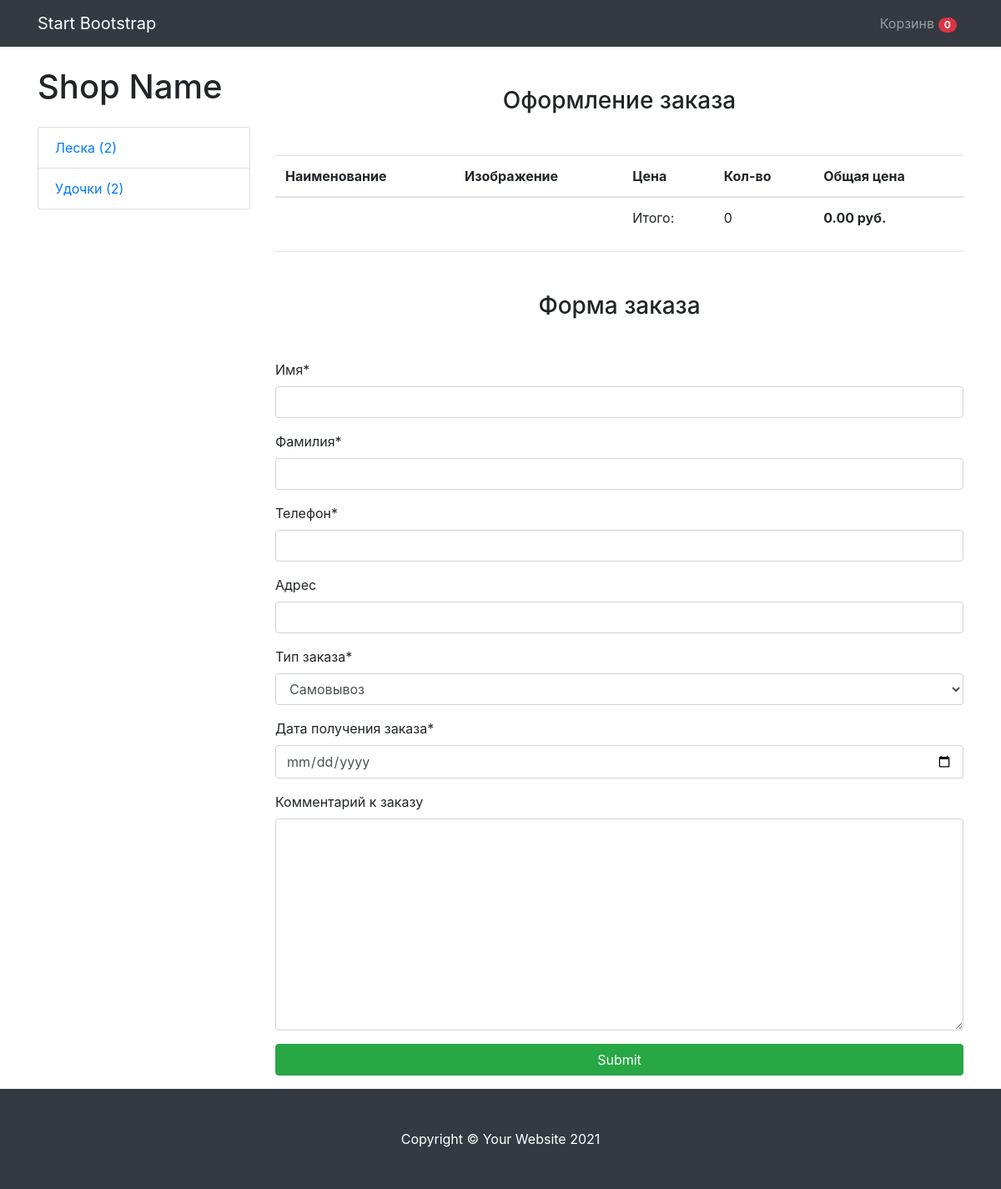
/checkout/ (signed in), run on an earlier commit of the app's database.
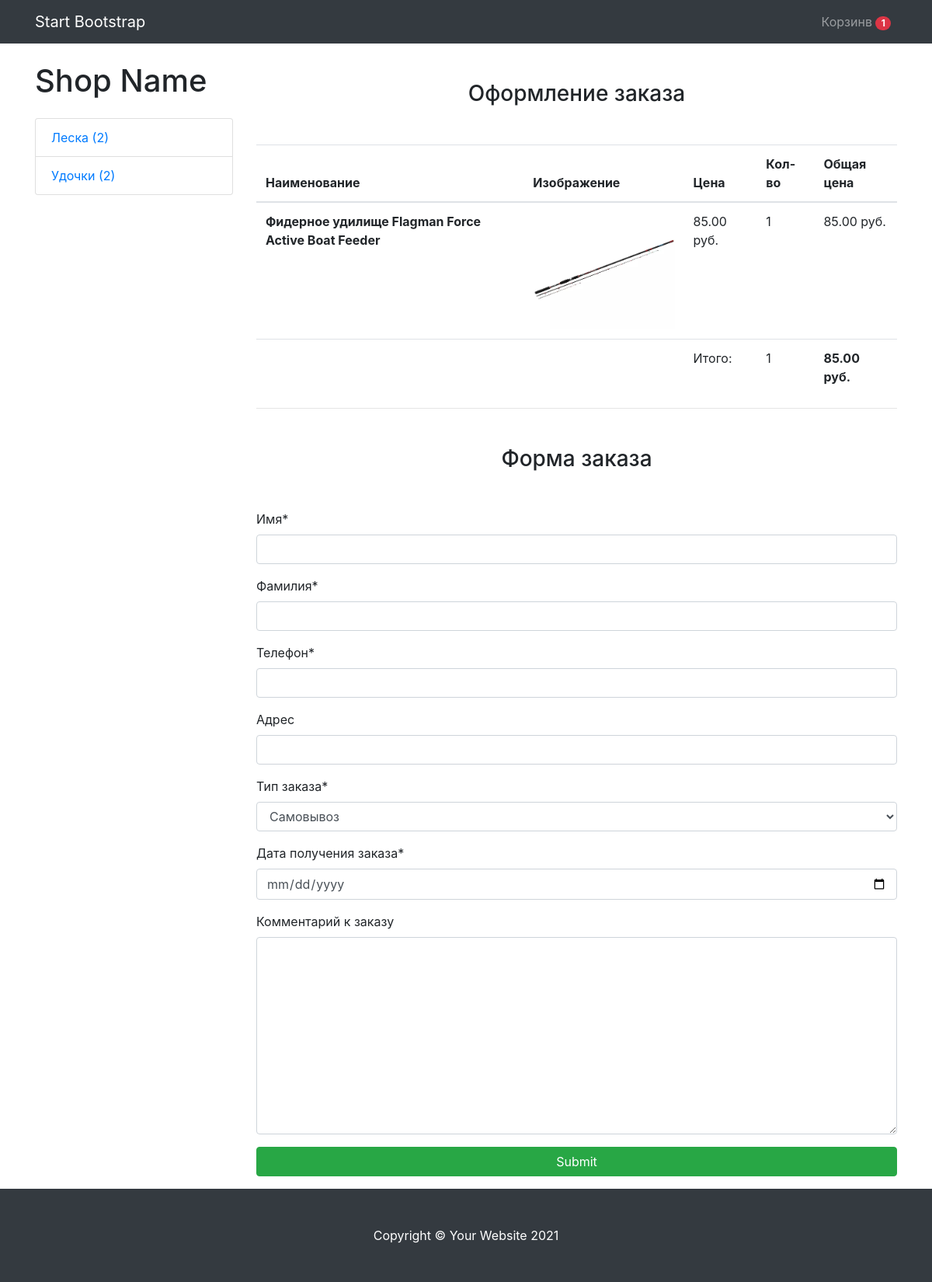
And on a later commit of the database.
### mainapp/models.py (models this page shows, shortened)
class Cart(models.Model):
    owner = models.ForeignKey('Customer', null=True, verbose_name='Владелец', on_delete=models.CASCADE)
    products = models.ManyToManyField(CartProduct, blank=True, related_name='related_cart')
    total_products = models.PositiveIntegerField(default=0)
    final_price = models.DecimalField(max_digits=9, default=0, decimal_places=2, verbose_name='Общая стоимость')
    in_order = models.BooleanField(default=False)
    for_anonymous_user = models.BooleanField(default=False)

class Category(models.Model):
    name = models.CharField(max_length=255, verbose_name='Имя категории')
    slug = models.SlugField(unique=True)
    objects = CategoryManager()
    def get_absolute_url(self):
        return reverse('category_detail', kwargs={'slug': self.slug})

class CartProduct(models.Model):
    user = models.ForeignKey('Customer', verbose_name='Покупатель', on_delete=models.CASCADE)
    cart = models.ForeignKey('Cart', verbose_name='Корзина', on_delete=models.CASCADE, related_name='related_products')
    content_type = models.ForeignKey(ContentType, on_delete=models.CASCADE)
    object_id = models.PositiveIntegerField()
    content_object = GenericForeignKey('content_type', 'object_id')
    qty = models.PositiveIntegerField(default=1)
    final_price = models.DecimalField(max_digits=9, decimal_places=2, verbose_name='Общая стоимость')

class Product(models.Model):
    MIN_RESOLUTION = (400, 400)
    MAX_RESOLUTION = (1200, 1200)
    MAX_IMAGE_SIZE = 3145728
    class Meta:
        abstract = True
    category = models.ForeignKey(Category, verbose_name='Категоря', on_delete=models.CASCADE)
    title = models.CharField(max_length=255, verbose_name='Наименование')
    slug = models.SlugField(unique=True)
    image = models.ImageField(verbose_name='Изображение')
    description = models.TextField(verbose_name='Описание', null=True)
    price = models.DecimalField(max_digits=9, decimal_places=2, verbose_name='Цена')

class FishRod(Product):
    type = models.CharField(max_length=255, verbose_name='Тип удилища')
    length = models.CharField(max_length=255, verbose_name='Длина удилища')
    weight = models.CharField(max_length=255, verbose_name='Вес удилища')
    transport_length = models.CharField(max_length=255, verbose_name='Транспортировочная длина')
    number_of_sections = models.CharField(max_length=255, verbose_name='Количество секций')
    maximum_test = models.CharField(max_length=255, verbose_name='Максимальный тест')

### mainapp/views.py (the view)
# urls.py: path('checkout/', CheckoutView.as_view(), name='checkout'),
class CheckoutView(CartMixin, View):
    def get(self, request, *args, **kwargs):
        categories = Category.objects.get_categories_for_left_sidebar()
        form = OrderForm(request.POST or None)
        context = {
            'cart': self.cart,
            'categories': categories,
            'form': form,
        }
        return render(request, 'checkout.html', context)

### mainapp/forms.py
class OrderForm(forms.ModelForm):
    def __init__(self, *args, **kwargs):
        super().__init__(*args, **kwargs)
        self.fields['order_date'].label= 'Дата получения заказа'
    order_date = forms.DateField(widget=forms.TextInput(attrs={'type': 'date'}))
    class Meta:
        model = Order
        fields = (
            'first_name', 'last_name', 'phone', 'address', 'buying_type', 'order_date', 'comment'
        )

### mainapp/mixins.py (called while the page is built)
    def dispatch(self, request, *args, **kwargs):
        if request.user.is_authenticated:
            customer = Customer.objects.filter(user=request.user).first()
            if not customer:
                customer = Customer.objects.create(
                    user=request.user
                )
            cart = Cart.objects.filter(owner=customer, in_order=False).first()
            if not cart:
                cart = Cart.objects.create(owner=customer)
        else:
            cart = Cart.objects.filter(for_anonymous_user=True).first()
            if not cart:
                cart = Cart.objects.create(for_anonymous_user=True)
        self.cart = cart
        return super().dispatch(request, *args, **kwargs)

### mainapp/templates/checkout.html (shortened to what this page needs)
{% extends 'base.html' %}
{% load crispy_forms_tags %}
{% block content %}
<h3 class="text-center mt-5 mb-5">Оформление заказа</h3>
<table class="table">
  <thead>
    <tr>
      <th scope="col">Наименование</th>
      <th scope="col">Изображение</th>
      <th scope="col">Цена</th>
      <th scope="col">Кол-во</th>
        <th scope="col">Общая цена</th>
    </tr>
  </thead>
  <tbody>
    {% for item in cart.products.all %}
        <tr>
          <th scope="row">{{ item.content_object.title }}</th>
          <td class="w-25"><img src="{{ item.content_object.image.url }}" class="img-fluid"</td>
          <td>{{ item.content_object.price }} руб.</td>
          <td>{{ item.qty }}</td>
            <td>{{ item.final_price }} руб.</td>
        </tr>
     {% endfor %}
        <tr>
          <td colspan="2"></td>
          <td>Итого:</td>
          <td>{{ cart.total_products }}</td>
          <td><strong>{{ cart.final_price }} руб.</strong></td>
        </tr>
  </tbody>
</table>
<hr>
<h3 class="text-center mt-5 mb-5">Форма заказа</h3>
<form action="{% url 'make_order' %}" method="POST">
  {{ form|crispy }}
  <input type="submit" class="btn btn-success btn-block mb-3" values="Оформить заказ">
</form>
{% endblock content %}

### mainapp/templates/base.html (shortened to what this page needs)
<!DOCTYPE html>
<html lang="en">
    <head>
        <link rel="stylesheet" href="https://maxcdn.bootstrapcdn.com/bootstrap/4.0.0/css/bootstrap.min.css">
    </head>
    <body>
        <nav class="navbar navbar-expand-lg navbar-dark bg-dark">
            <div class="container">
                <a class="navbar-brand" href="#!">Start Bootstrap</a>
                <div class="collapse navbar-collapse" id="navbarResponsive">
                    <ul class="navbar-nav ml-auto">
                        <li class="nav-item"><a class="nav-link" href="{% url 'cart' %}">Корзинв <span class="badge badge-pill badge-danger">{{ cart.products.count }}</span> </a></li>
                    </ul>
                </div>
            </div>
        </nav>
        <div class="container">
            <div class="row">
                <div class="col-lg-3">
                    <h1 class="my-4">Shop Name</h1>
                    <div class="list-group">
                        {% for category in categories %}
                        <a class="list-group-item" href="{{ category.url }}">{{ category.name }} ({{ category.count }})</a>
                        {% endfor %}
                    </div>
                </div>
                <div class="col-lg-9">
                    {% block content %}{% endblock content %}
                    </div>
                </div>
            </div>
        <footer class="py-5 bg-dark">
            <div class="container"><p class="m-0 text-center text-white">Copyright &copy; Your Website 2021</p></div>
        </footer>
    </body>
</html>

What changed in the data, as far as the page shows it:
removed Cart: products.count "0", total_products "0", final_price "0.00"
added Cart: products.count "1", total_products "1", final_price "85.00"
added CartProduct: content_object "Фидерное удилище Flagman Force Active Boat Feeder", content_object.image (picture), content_object.price "85.00", qty "1", final_price "85.00"
